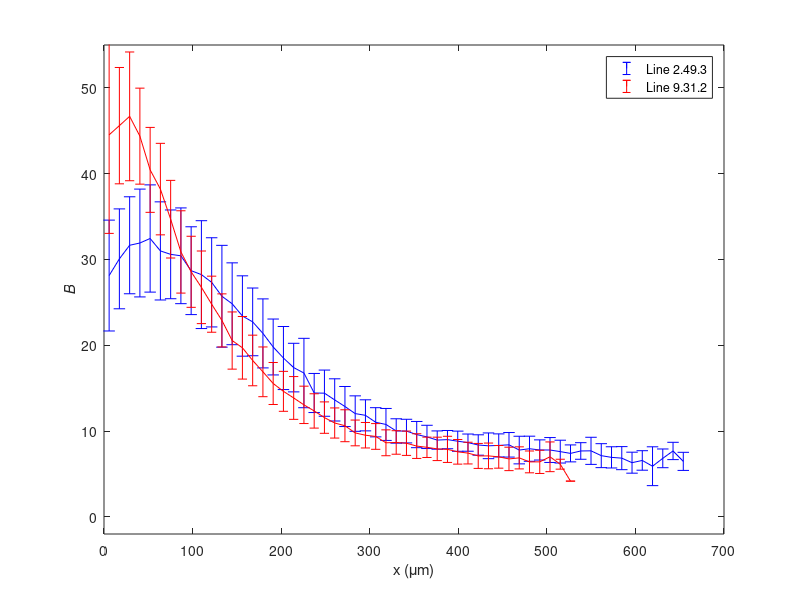
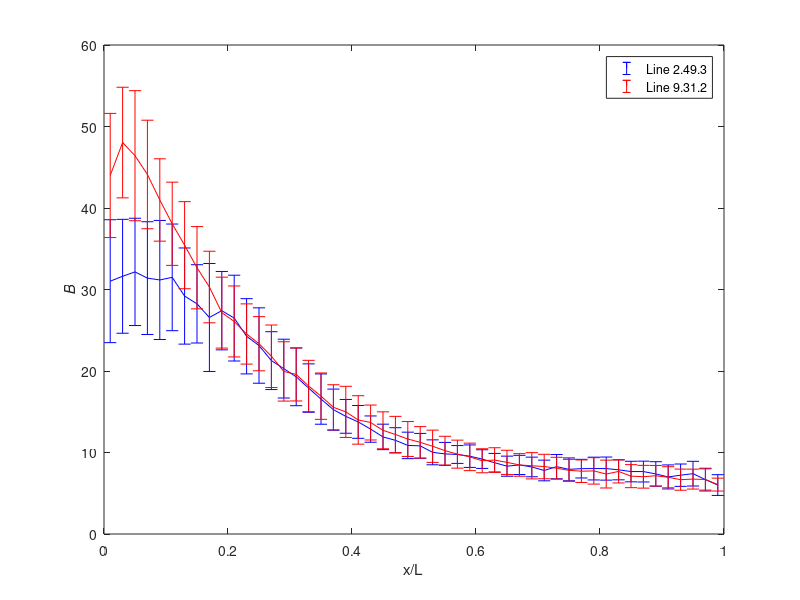
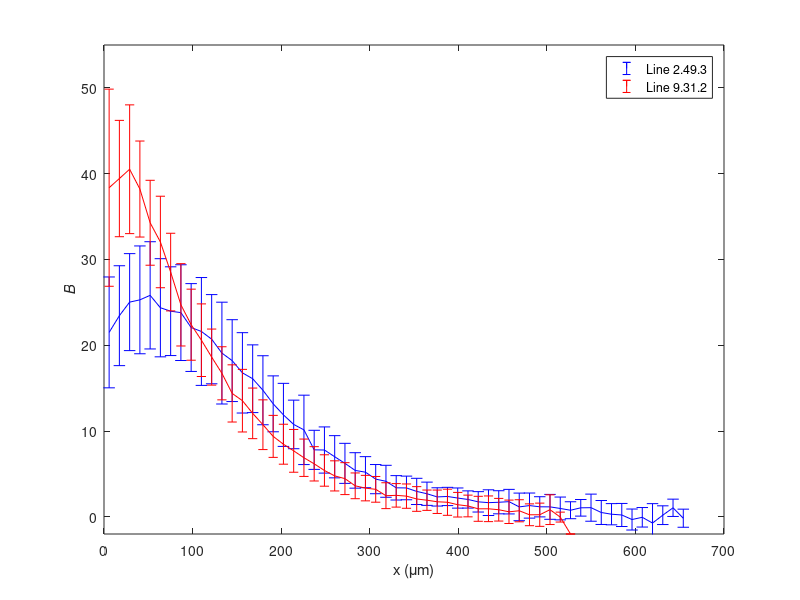
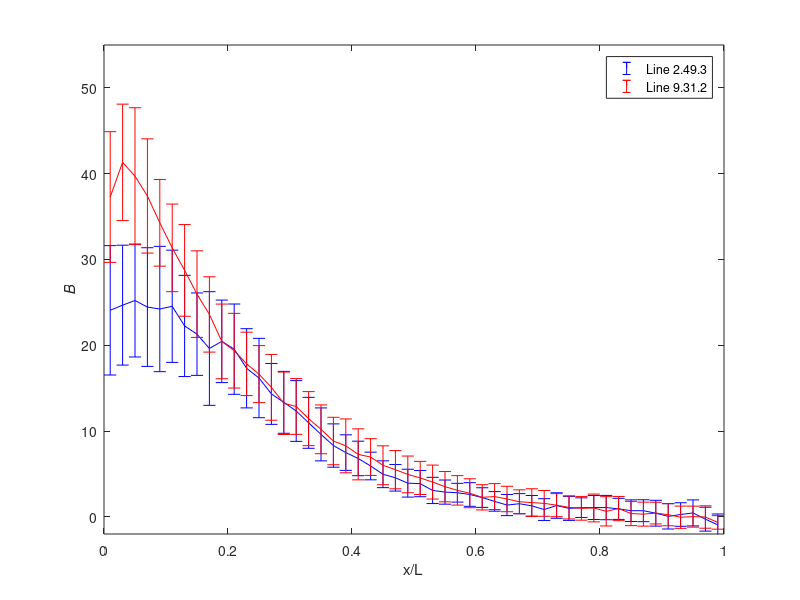

Here is the MATLAB script that generated these plots, in order:
%% Load
close all; clear all; clc;
load stats.mat
%% Merged Plot Absolute X

figure,
% plot(xx22, L2meanz2); hold on;
% plot(xx29, L9meanz2); hold off;
errorbar(xx22, L2meanz2, L2e2, 'b'); hold on;
errorbar(xx29, L9meanz2, L9e2, 'r'); hold off;
legend('Line 2.49.3', 'Line 9.31.2')
xlabel('x (\mum)')
ylabel('\itB')
xlim([0,700])
ylim([-2 55])



%% Merged Plot Relative X

figure, 
% plot(xx, L2meanz); hold on;
% plot(xx, L9meanz); hold on;
errorbar(xx, L2meanz, L2e, 'b'); hold on;
errorbar(xx, L9meanz, L9e, 'r'); hold off;
legend('Line 2.49.3', 'Line 9.31.2')
xlabel('x/L')
ylabel('\itB')


%% Background subtraction - xAbs

L2meanz2b = mean(L2meanz2((length(L2meanz2)-5):length(L2meanz2)));
L9meanz2b = mean(L9meanz2((length(L9meanz2)-5):length(L9meanz2)));

L2meanz3 = L2meanz2 - L2meanz2b
L9meanz3 = L9meanz2 - L9meanz2b

%%
figure,
errorbar(xx22, L2meanz3, L2e2, 'b'); hold on;
errorbar(xx29, L9meanz3, L9e2, 'r'); hold off;
legend('Line 2.49.3', 'Line 9.31.2')
xlabel('x (\mum)')
ylabel('\itB')
xlim([0 700])
ylim([-2 55])


%% Background subtraction - xRel

L2meanzb = mean(L2meanz((length(L2meanz)-5):length(L2meanz)));
L9meanzb = mean(L9meanz((length(L9meanz)-5):length(L9meanz)));

L2meanz4 = L2meanz - L2meanzb
L9meanz4 = L9meanz - L9meanzb
%%
figure,
errorbar(xx, L2meanz4, L2e, 'b'); hold on;
errorbar(xx, L9meanz4, L9e, 'r'); hold off;
legend('Line 2.49.3', 'Line 9.31.2')
xlabel('x/L')
ylabel('\itB')
ylim([-2 55])
%%
Bmax2 = max(L2meanz3)
Bmax9 = max(L9meanz3)







